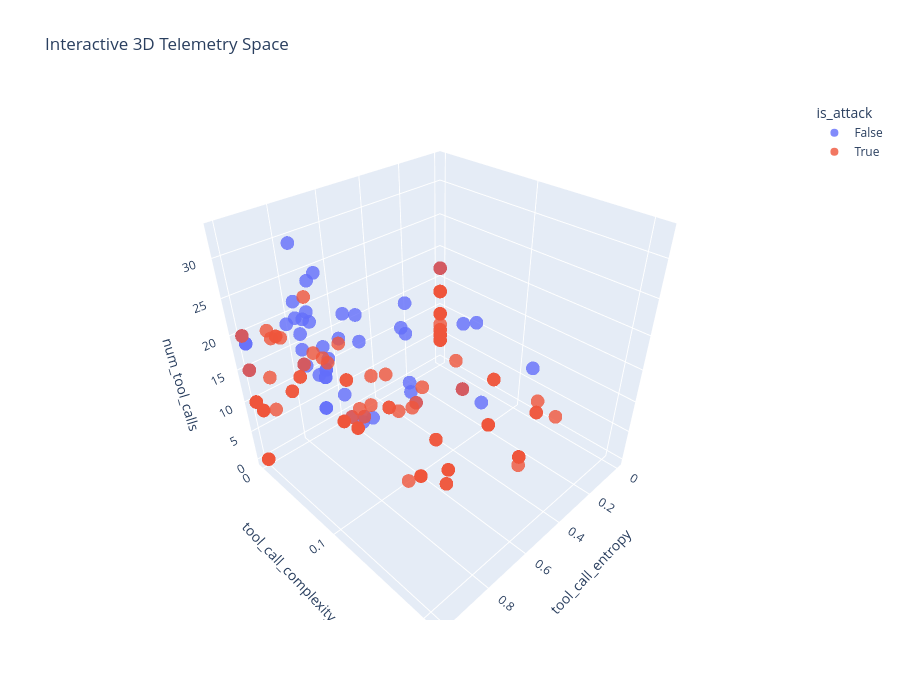

Write notebook code for a chart like this one.
### Code cell
import plotly.express as px

def plot_interactive_3d(
    df,
    x_col,
    y_col,
    z_col,
    color_col=None,
    title="Interactive 3D Telemetry Plot"
):
    """
    Creates an interactive 3D scatter plot.

    Parameters
    ----------
    df : pd.DataFrame
        Input dataframe.
    x_col : str
        Column for X axis.
    y_col : str
        Column for Y axis.
    z_col : str
        Column for Z axis.
    color_col : str, optional
        Column used to color the points.
    hover_cols : list[str], optional
        Extra columns shown when hovering over each point.
    title : str
        Plot title.
    """

    fig = px.scatter_3d(
        df,
        x=x_col,
        y=y_col,
        z=z_col,
        color=color_col,
        title=title,
        opacity=0.8,
    )

    fig.update_layout(
        scene=dict(
            xaxis_title=x_col,
            yaxis_title=y_col,
            zaxis_title=z_col,
        ),
        width=900,
        height=700,
    )

    fig.show()

plot_interactive_3d(
    episode_df_all,
    x_col="tool_call_entropy",
    y_col="tool_call_complexity",
    z_col="num_tool_calls",
    color_col="is_attack",
    title="Interactive 3D Telemetry Space"
)

### Figure 1 — Plotly figure (JSON) as saved in the notebook; plotly's stock layout.template omitted (floating-point values rounded to 4 significant figures; data arrays with more than 128 entries replaced by an {"elided": "..."} marker saying what was removed)
{"data": [{"hovertemplate": "is_attack=False<br>tool_call_entropy=%{x}<br>tool_call_complexity=%{y}<br>num_tool_calls=%{z}<extra></extra>", "legendgroup": "False", "marker": {"color": "#636efa", "opacity": 0.8, "symbol": "circle"}, "mode": "markers", "name": "False", "scene": "scene", "showlegend": true, "type": "scatter3d", "x": [0.8672, 0.7512, -0.0, 0.8992, 0.8509, 0.8459, 0.7435, 0.862, 0.5964, 1.0, 0.8861, 0.8905, 0.7637, 0.8099, 1.0, 0.8072, 1.0, 0.8707, 0.8708, 0.9008, 0.9969, 0.8278, -0.0, 0.8624, 0.8034, 1.0, 0.836, 0.8898, 0.6681, 0.878, 0.8959, 0.8905, 0.7445, -0.0, 1.0, 0.674, 1.0, 0.8245, 0.8768, 0.9008, 0.9969, 0.8793, -0.0, 0.8988, 0.825, 0.917, 0.7422, 0.8646, 0.6681, 0.8646, 0.895, 0.6475, 0.705, -0.0, 1.0, 0.7374, 1.0, 0.8707, 0.8553, 0.8994], "y": [0.06938, 0.1209, -0.0, 0.04996, 0.07501, 0.07809, 0.1317, 0.08306, 0.2039, 0.0, 0.04879, 0.06586, 0.1281, 0.09098, 0.0, 0.0991, 0.0, 0.06387, 0.05545, 0.04727, 0.002071, 0.08012, -0.0, 0.06258, 0.08735, 0.0, 0.08128, 0.04576, 0.1603, 0.05833, 0.04294, 0.06586, 0.1238, -0.0, 0.0, 0.1714, 0.0, 0.09367, 0.05173, 0.04727, 0.002071, 0.05496, -0.0, 0.04687, 0.09167, 0.03715, 0.1264, 0.06405, 0.1603, 0.06405, 0.04597, 0.1735, 0.1667, -0.0, 0.0, 0.1242, 0.0, 0.06387, 0.05987, 0.04372], "z": [20, 26, 17, 18, 11, 23, 17, 16, 25, 15, 24, 13, 26, 23, 20, 13, 15, 17, 29, 18, 19, 26, 17, 21, 26, 20, 12, 33, 20, 17, 26, 13, 29, 17, 20, 29, 20, 13, 25, 18, 19, 24, 17, 20, 12, 23, 18, 18, 20, 18, 22, 19, 29, 13, 20, 19, 20, 17, 30, 24]}, {"hovertemplate": "is_attack=True<br>tool_call_entropy=%{x}<br>tool_call_complexity=%{y}<br>num_tool_calls=%{z}<extra></extra>", "legendgroup": "True", "marker": {"color": "#EF553B", "opacity": 0.8, "symbol": "circle"}, "mode": "markers", "name": "True", "scene": "scene", "showlegend": true, "type": "scatter3d", "x": {"elided": "180 float values"}, "y": {"elided": "180 float values"}, "z": {"elided": "180 int values"}}], "layout": {"height": 700, "legend": {"title": {"text": "is_attack"}, "tracegroupgap": 0}, "scene": {"domain": {"x": [0, 1], "y": [0, 1]}, "xaxis": {"title": {"text": "tool_call_entropy"}}, "yaxis": {"title": {"text": "tool_call_complexity"}}, "zaxis": {"title": {"text": "num_tool_calls"}}}, "title": {"text": "Interactive 3D Telemetry Space"}, "width": 900}}
